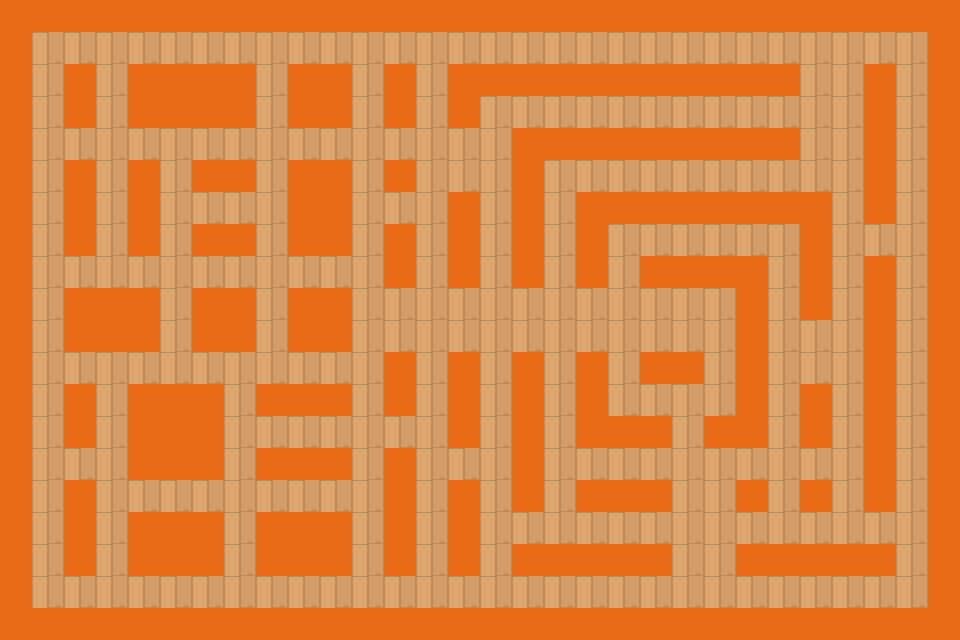

Rendered tile map (Tiled .tmx) drawn with the repository's tilesets; below, a short description and the full map source, tile grids included:
An orthogonal 30x20 tile map with 32x32 px tiles, 2 tile layers (Walls, Floor).

<map version="1.10" tiledversion="1.10.2" orientation="orthogonal" renderorder="right-down" width="30" height="20" tilewidth="32" tileheight="32" infinite="0" nextlayerid="3" nextobjectid="1">
 <tileset firstgid="1" source="Kenney_basic.tsx" />
 <layer id="1" name="Walls" width="30" height="20">
  <properties>
   <property name="cost" value="10" />
  </properties>
  <data encoding="csv">
1499,1499,1499,1499,1499,1499,1499,1499,1499,1499,1499,1499,1499,1499,1499,1499,1499,1499,1499,1499,1499,1499,1499,1499,1499,1499,1499,1499,1499,1499,
1499,0,0,0,0,0,0,0,0,0,0,0,0,0,0,0,0,0,0,0,0,0,0,0,0,0,0,0,0,1499,
1499,0,1499,0,1499,1499,1499,1499,0,1499,1499,0,1499,0,1499,1499,1499,1499,1499,1499,1499,1499,1499,1499,1499,0,0,1499,0,1499,
1499,0,1499,0,1499,1499,1499,1499,0,1499,1499,0,1499,0,1499,0,0,0,0,0,0,0,0,0,0,0,0,1499,0,1499,
1499,0,0,0,0,0,0,0,0,0,0,0,0,0,0,0,1499,1499,1499,1499,1499,1499,1499,1499,1499,0,0,1499,0,1499,
1499,0,1499,0,1499,0,1499,1499,0,1499,1499,0,1499,0,0,0,1499,0,0,0,0,0,0,0,0,0,0,1499,0,1499,
1499,0,1499,0,1499,0,0,0,0,1499,1499,0,0,0,1499,0,1499,0,1499,1499,1499,1499,1499,1499,1499,1499,0,1499,0,1499,
1499,0,1499,0,1499,0,1499,1499,0,1499,1499,0,1499,0,1499,0,1499,0,1499,0,0,0,0,0,0,1499,0,0,0,1499,
1499,0,0,0,0,0,0,0,0,0,0,0,1499,0,1499,0,1499,0,1499,0,1499,1499,1499,1499,0,1499,0,1499,0,1499,
1499,0,1499,1499,1499,0,1499,1499,0,1499,1499,0,0,0,0,0,0,0,0,0,0,0,0,1499,0,1499,0,1499,0,1499,
1499,0,1499,1499,1499,0,1499,1499,0,1499,1499,0,0,0,0,0,0,0,0,0,0,0,0,1499,0,0,0,1499,0,1499,
1499,0,0,0,0,0,0,0,0,0,0,0,1499,0,1499,0,1499,0,1499,0,1499,1499,0,1499,0,0,0,1499,0,1499,
1499,0,1499,0,1499,1499,1499,0,1499,1499,1499,0,1499,0,1499,0,1499,0,1499,0,0,0,0,1499,0,1499,0,1499,0,1499,
1499,0,1499,0,1499,1499,1499,0,0,0,0,0,0,0,1499,0,1499,0,1499,1499,1499,0,1499,1499,0,1499,0,1499,0,1499,
1499,0,0,0,1499,1499,1499,0,1499,1499,1499,0,1499,0,0,0,1499,0,0,0,0,0,0,0,0,0,0,1499,0,1499,
1499,0,1499,0,0,0,0,0,0,0,0,0,1499,0,1499,0,1499,0,1499,1499,1499,0,0,1499,0,1499,0,1499,0,1499,
1499,0,1499,0,1499,1499,1499,0,1499,1499,1499,0,1499,0,1499,0,0,0,0,0,0,0,0,0,0,0,0,0,0,1499,
1499,0,1499,0,1499,1499,1499,0,1499,1499,1499,0,1499,0,1499,0,1499,1499,1499,1499,1499,0,0,1499,1499,1499,1499,1499,0,1499,
1499,0,0,0,0,0,0,0,0,0,0,0,0,0,0,0,0,0,0,0,0,0,0,0,0,0,0,0,0,1499,
1499,1499,1499,1499,1499,1499,1499,1499,1499,1499,1499,1499,1499,1499,1499,1499,1499,1499,1499,1499,1499,1499,1499,1499,1499,1499,1499,1499,1499,1499
</data>
 </layer>
 <layer id="2" name="Floor" width="30" height="20">
  <properties>
   <property name="cost" value="0" />
  </properties>
  <data encoding="csv">
0,0,0,0,0,0,0,0,0,0,0,0,0,0,0,0,0,0,0,0,0,0,0,0,0,0,0,0,0,0,
0,363,363,363,363,363,363,363,363,363,363,363,363,363,363,363,363,363,363,363,363,363,363,363,363,363,363,363,363,0,
0,363,0,363,0,0,0,0,363,0,0,363,0,363,0,0,0,0,0,0,0,0,0,0,0,363,363,0,363,0,
0,363,0,363,0,0,0,0,363,0,0,363,0,363,0,363,363,363,363,363,363,363,363,363,363,363,363,0,363,0,
0,363,363,363,363,363,363,363,363,363,363,363,363,363,363,363,0,0,0,0,0,0,0,0,0,363,363,0,363,0,
0,363,0,363,0,363,0,0,363,0,0,363,0,363,363,363,0,363,363,363,363,363,363,363,363,363,363,0,363,0,
0,363,0,363,0,363,363,363,363,0,0,363,363,363,0,363,0,363,0,0,0,0,0,0,0,0,363,0,363,0,
0,363,0,363,0,363,0,0,363,0,0,363,0,363,0,363,0,363,0,363,363,363,363,363,363,0,363,363,363,0,
0,363,363,363,363,363,363,363,363,363,363,363,0,363,0,363,0,363,0,363,0,0,0,0,363,0,363,0,363,0,
0,363,0,0,0,363,0,0,363,0,0,363,363,363,363,363,363,363,363,363,363,363,363,0,363,0,363,0,363,0,
0,363,0,0,0,363,0,0,363,0,0,363,363,363,363,363,363,363,363,363,363,363,363,0,363,363,363,0,363,0,
0,363,363,363,363,363,363,363,363,363,363,363,0,363,0,363,0,363,0,363,0,0,363,0,363,363,363,0,363,0,
0,363,0,363,0,0,0,363,0,0,0,363,0,363,0,363,0,363,0,363,363,363,363,0,363,0,363,0,363,0,
0,363,0,363,0,0,0,363,363,363,363,363,363,363,0,363,0,363,0,0,0,363,0,0,363,0,363,0,363,0,
0,363,363,363,0,0,0,363,0,0,0,363,0,363,363,363,0,363,363,363,363,363,363,363,363,363,363,0,363,0,
0,363,0,363,363,363,363,363,363,363,363,363,0,363,0,363,0,363,0,0,0,363,363,0,363,0,363,0,363,0,
0,363,0,363,0,0,0,363,0,0,0,363,0,363,0,363,363,363,363,363,363,363,363,363,363,363,363,363,363,0,
0,363,0,363,0,0,0,363,0,0,0,363,0,363,0,363,0,0,0,0,0,363,363,0,0,0,0,0,363,0,
0,363,363,363,363,363,363,363,363,363,363,363,363,363,363,363,363,363,363,363,363,363,363,363,363,363,363,363,363,0,
0,0,0,0,0,0,0,0,0,0,0,0,0,0,0,0,0,0,0,0,0,0,0,0,0,0,0,0,0,0
</data>
 </layer>
</map>
